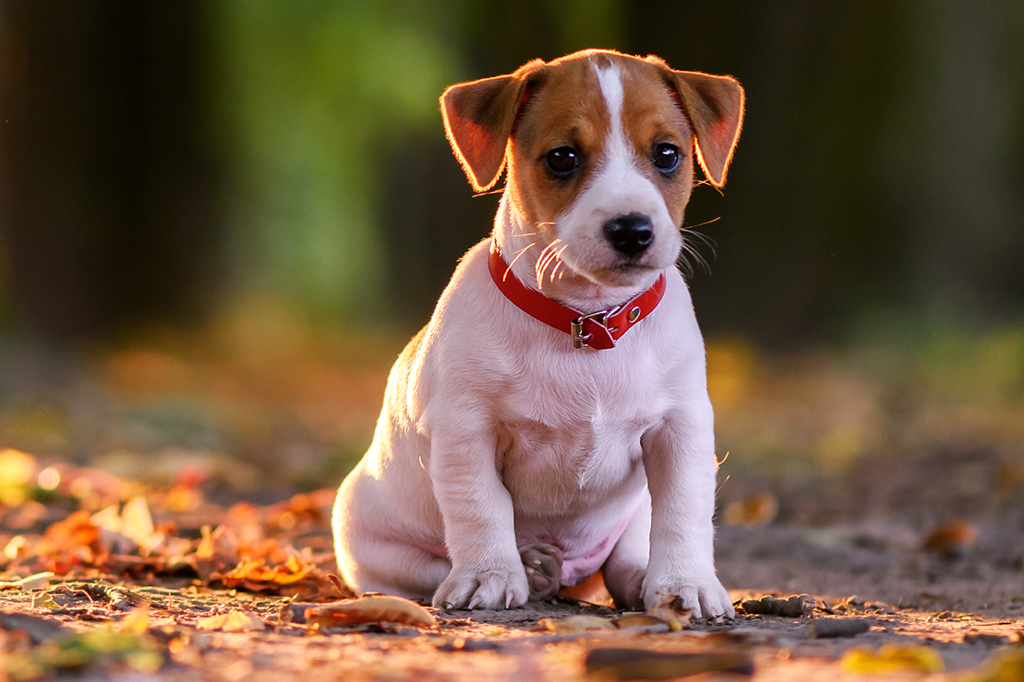
#> input picture LSB/imgs/imgs-cover/cover_img.png, 1024 x 682 px; the run also reads 1 picture not shown here
$ python img-histogram.py
#> lines starting #> are read from the running program, lines starting #| are printed output that depends on the picture
from cv2 import cv2
import numpy as np
from matplotlib import pyplot as plt

def hist():
    img = cv2.imread("../imgs/imgs-cover/cover_img.png", 0)
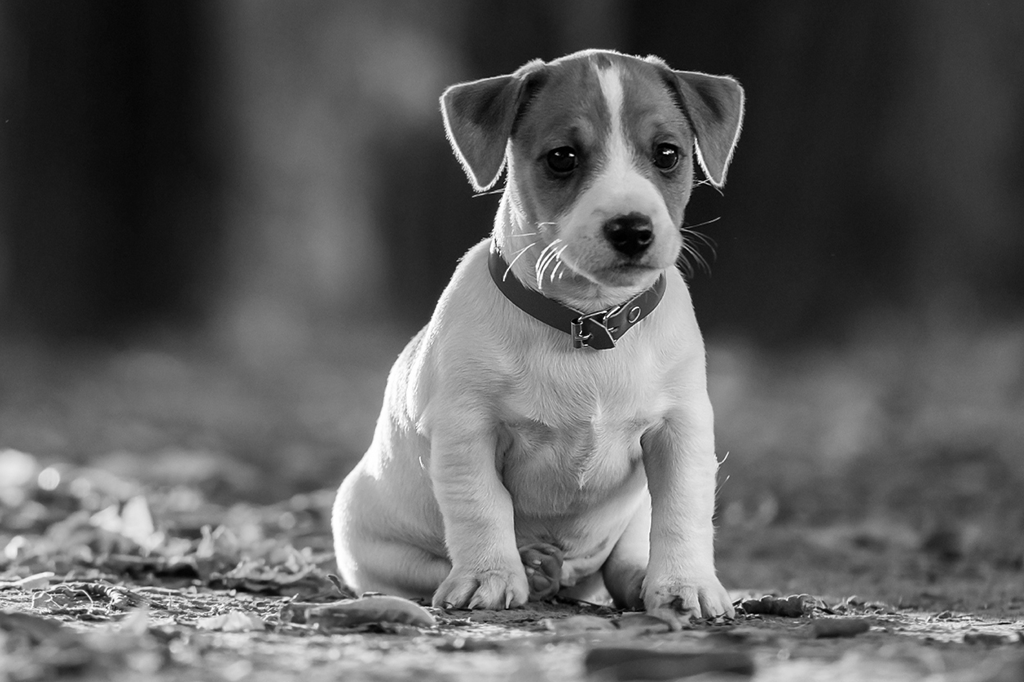
#> img: shape (682, 1024); min 0, max 255, mean 93.3
    hist, bins = np.histogram(img.ravel(), 256, [0,256])
#> hist = 256 values, max 11181 at index 28, min 145 at index 0, mean 2728; bins = 257 values from 0 to 256
    plt.hist(img.ravel(), 256, [0,256])

def hist_steg():
    img = cv2.imread("../imgs/imgs-steg/steg_img.png", 0)
#> img: shape (682, 1024); min 0, max 255, mean 93.3
    hist, bins = np.histogram(img.ravel(), 256, [0,256])
#> hist = 256 values, max 12583 at index 28, min 145 at index 0, mean 2728; bins = 257 values from 0 to 256
    plt.hist(img.ravel(), 256, [0,256])

def save(str):
#> called with str = 'overlap-hist.png'
    plt.savefig(str)
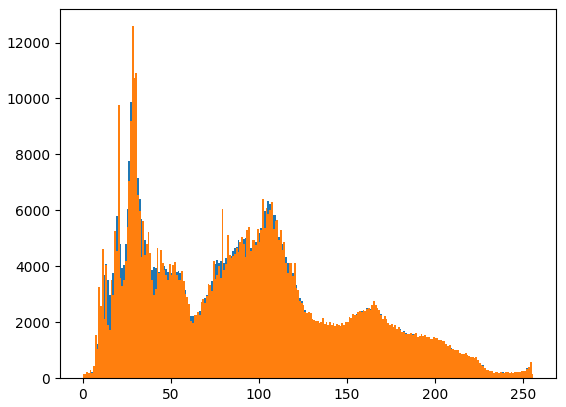
#> figure drawn by matplotlib, 1 panel; tallest bar 11181 high, from x = 28 to 29; tallest bar 12583 high, from x = 28 to 29

def main():
    #Overlao histograms
    hist()
    hist_steg()
    save("overlap-hist.png")

    plt.clf()

    #hist1
    hist()
    save("hist.png")
#> call 2 of save, with str = 'hist.png'
#> in save (call 2), `plt.savefig(str)`:
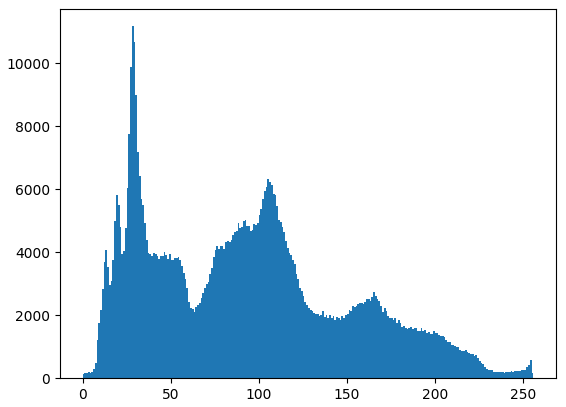
#> figure drawn by matplotlib, 1 panel; tallest bar 11181 high, from x = 28 to 29

    plt.clf()

    #hist2
    hist_steg()
    save("hist-steg.png")
#> call 3 of save, with str = 'hist-steg.png'
#> in save (call 3), `plt.savefig(str)`:
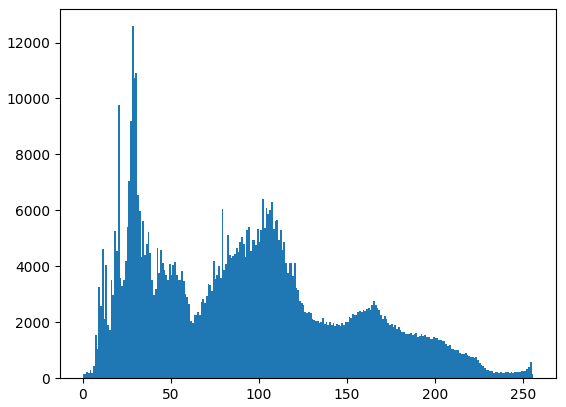
#> figure drawn by matplotlib, 1 panel; tallest bar 12583 high, from x = 28 to 29

if __name__ == "__main__":
    main()
